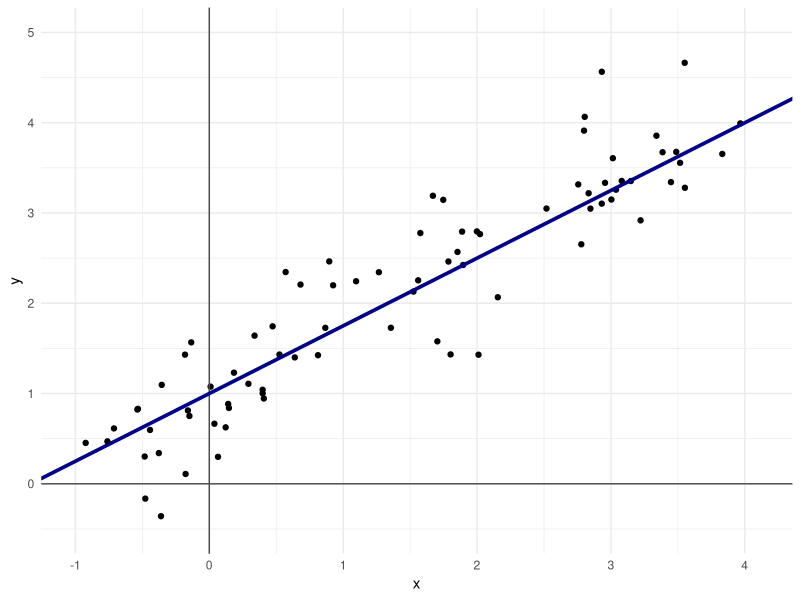
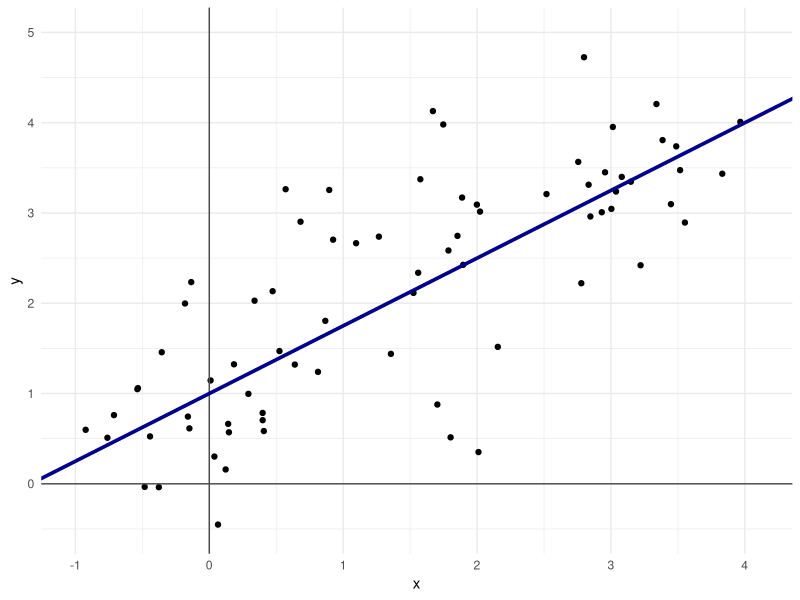
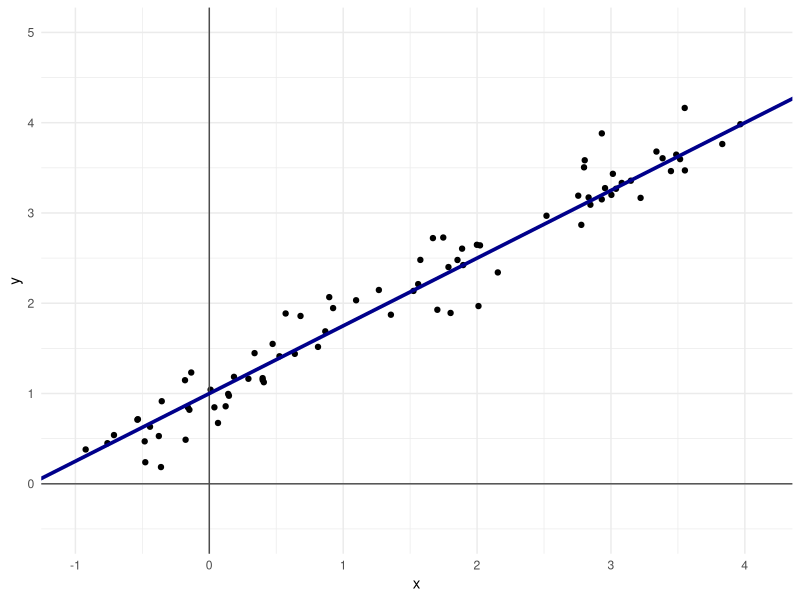
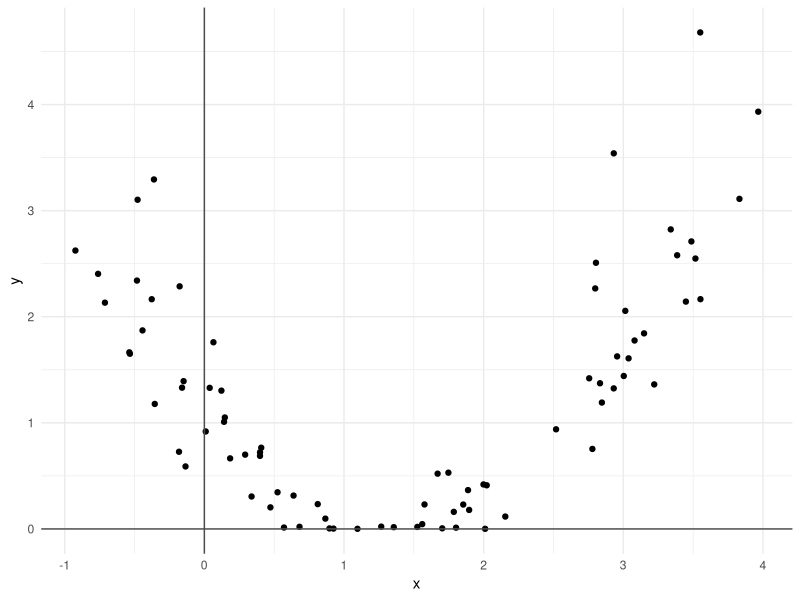
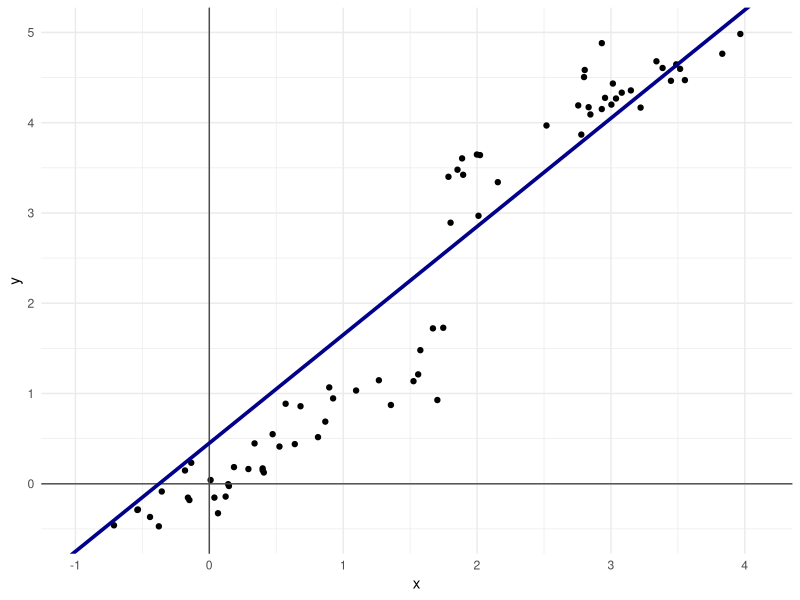
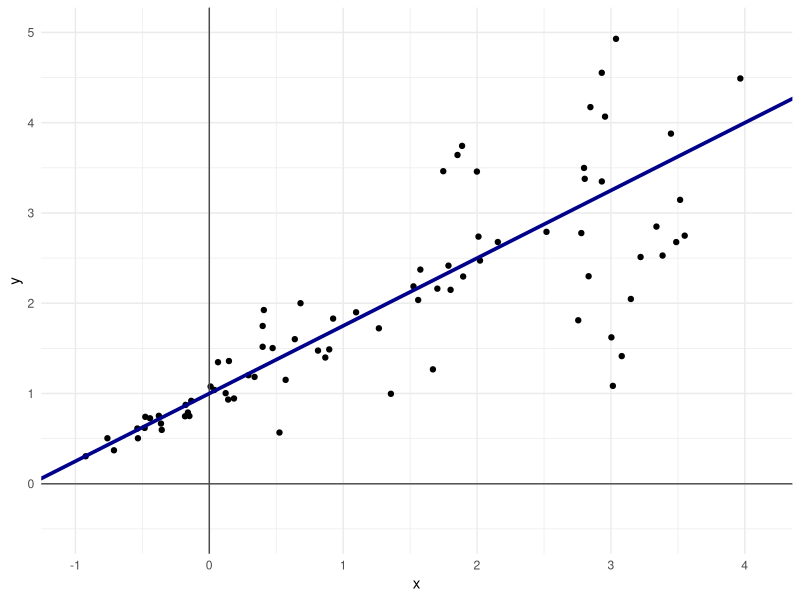
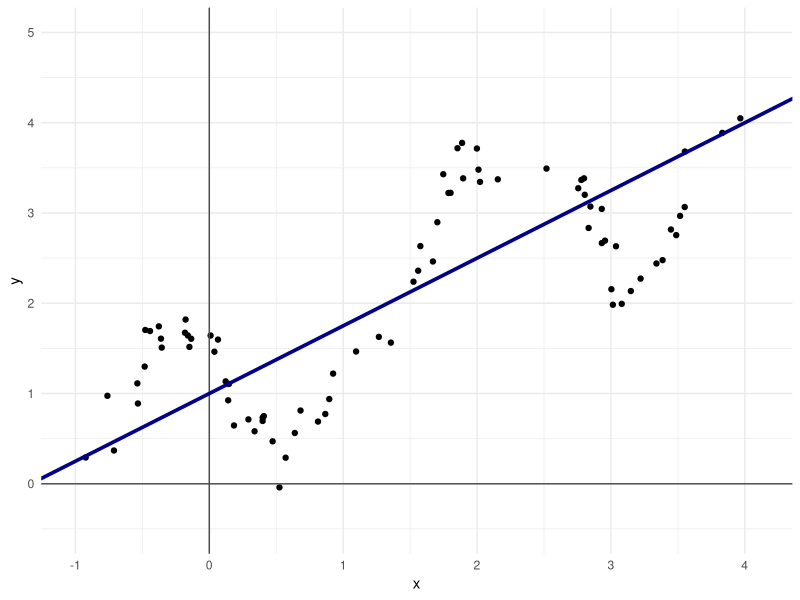
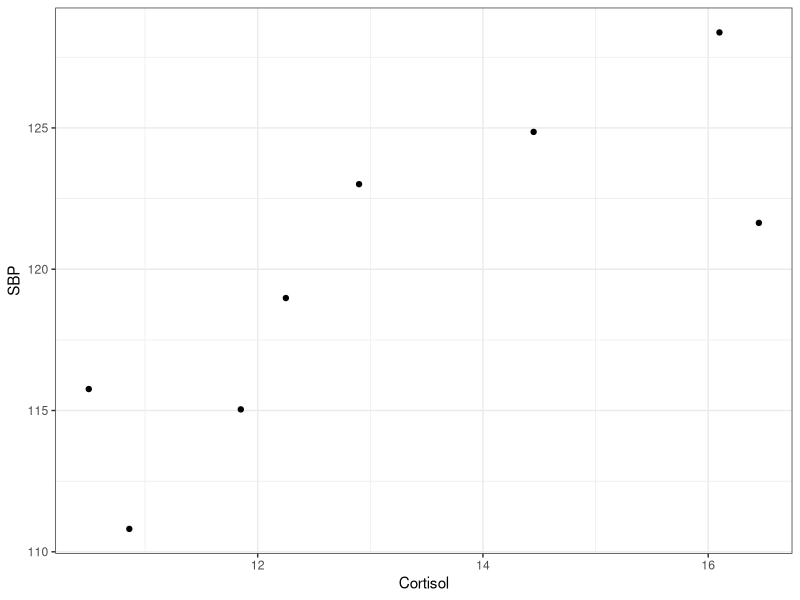

Generate these figures, in order, with R: (Note: this script raises an error after producing the figures.)
############ Prereqs ############
options(stringsAsFactors = FALSE, scipen = 600)
oldPar <- par()
os <- Sys.info()["sysname"]
baseDir <- ifelse(os == "Windows", "C:/Users/ptrainor/gdrive", "~/gdrive")

library(tidyverse)

setwd(paste0(baseDir, "/iTeach/AST_505/myLectures/lecture18_LinearRegression"))

########### Simulated regression lines ###########
set.seed(3)
df1 <- data.frame(x = runif(80, -1, 4))
set.seed(33)
df1$y <- 1 + .75 * df1$x + rnorm(80, 0, 0.5)

png(file = "p1.png", height = 5, width = 7, units = "in", res = 600)
ggplot(df1, aes(x, y)) + geom_point() + geom_vline(xintercept = 0, color = "grey30") + geom_hline(yintercept = 0, color = "grey30") +
  geom_abline(slope = .75, intercept = 1, color = "darkblue", lwd = 1.25) + xlim(-1, 4.1) + ylim(-.5, 5) + theme_minimal()
dev.off()

set.seed(3)
df1 <- data.frame(x = runif(80, -1, 4))
set.seed(33)
df1$y <- 1 + .75 * df1$x + rnorm(80, 0, 1)

png(file = "p2.png", height = 5, width = 7, units = "in", res = 600)
ggplot(df1, aes(x, y)) + geom_point() + geom_vline(xintercept = 0, color = "grey30") + geom_hline(yintercept = 0, color = "grey30") +
  geom_abline(slope = .75, intercept = 1, color = "darkblue", lwd = 1.25) + xlim(-1, 4.1) + ylim(-.5, 5) + theme_minimal()
dev.off()


set.seed(3)
df1 <- data.frame(x = runif(80, -1, 4))
set.seed(33)
df1$y <- 1 + .75 * df1$x + rnorm(80, 0, .25)

png(file = "p3.png", height = 5, width = 7, units = "in", res = 600)
ggplot(df1, aes(x, y)) + geom_point() + geom_vline(xintercept = 0, color = "grey30") + geom_hline(yintercept = 0, color = "grey30") +
  geom_abline(slope = .75, intercept = 1, color = "darkblue", lwd = 1.25) + xlim(-1, 4.1) + ylim(-.5, 5) + theme_minimal()
dev.off()

########### violated assumptions ###########
df0 <- df1

# Non-linear
df1$y <- (df1$y - 2)^2
png(file = "p4.png", height = 5, width = 7, units = "in", res = 600)
ggplot(df1, aes(x, y)) + geom_point() + geom_vline(xintercept = 0, color = "grey30") + geom_hline(yintercept = 0, color = "grey30") +
   theme_minimal()
dev.off()

# Expected value not zero
df1 <- df0
df1$y[df1$x < 1.75] <- df1$y[df1$x < 1.75]- 1
df1$y[df1$x > 1.75]<- df1$y[df1$x > 1.75] + 1
lmIDK <- lm(y ~ x, data = df1)
png(file = "p5.png", height = 5, width = 7, units = "in", res = 600)
ggplot(df1, aes(x, y)) + geom_point() + geom_vline(xintercept = 0, color = "grey30") + geom_hline(yintercept = 0, color = "grey30") +
  geom_abline(slope = 1.2, intercept = 0.45, color = "darkblue", lwd = 1.25) + xlim(-1, 4.1) + ylim(-.5, 5) + theme_minimal()
dev.off()

# Non-constant variance: 
set.seed(3)
df1 <- data.frame(x = runif(80, -1, 4))
df1 <- df1 %>% arrange(x)
df1$vars <- seq(.1, 1.25, length.out = 80)^1.5
df1$err <- NA
set.seed(333)
for(i in 1:nrow(df1)) df1$err[i] <- rnorm(1, 0, df1$vars[i])
df1$y <- 1 + .75 * df1$x + df1$err

png(file = "p6.png", height = 5, width = 7, units = "in", res = 600)
ggplot(df1, aes(x, y)) + geom_point() + geom_vline(xintercept = 0, color = "grey30") + geom_hline(yintercept = 0, color = "grey30") +
  geom_abline(slope = .75, intercept = 1, color = "darkblue", lwd = 1.25) + xlim(-1, 4.1) + ylim(-.5, 5) + theme_minimal()
dev.off()

# Errors not independent: 
set.seed(3)
df1 <- data.frame(x = runif(80, -1, 4))
df1 <- df1 %>% arrange(x)
df1$errMean <- seq(0, 4*pi, length.out = 80)
df1$errMean <- sin(df1$errMean)
df1$err <- NA
set.seed(333)
for(i in 1:nrow(df1)) df1$err[i] <- rnorm(1, df1$errMean[i], .2)
df1$y <- 1 + .75 * df1$x + df1$err

png(file = "p7.png", height = 5, width = 7, units = "in", res = 600)
ggplot(df1, aes(x, y)) + geom_point() + geom_vline(xintercept = 0, color = "grey30") + geom_hline(yintercept = 0, color = "grey30") +
  geom_abline(slope = .75, intercept = 1, color = "darkblue", lwd = 1.25) + xlim(-1, 4.1) + ylim(-.5, 5) + theme_minimal()
dev.off()

########### Small dataset ###########
set.seed(33333)
df1 <- data.frame(Cortisol = runif(8, 10, 17))
set.seed(3333)
df1$SBP <-  + 120 + 2*(df1$Cortisol - mean(df1$Cortisol)) + rnorm(8, 0, 4)
df1$Cortisol <- round(df1$Cortisol, 2)
df1$SBP <- round(df1$SBP, 2)
write.csv(df1, file = "df1.csv", row.names = FALSE)

lm1 <- lm(SBP ~ Cortisol, data = df1)
summary(lm1)

xtable::xtable(df1)

png(file = "p8.png", height = 5, width = 6.5, units = "in", res = 600)
ggplot(df1, aes(x = Cortisol, y = SBP)) + geom_point() + theme_bw()
dev.off()

png(file = "p9.png", height = 5, width = 6.5, units = "in", res = 600)
ggplot(df1, aes(x = Cortisol, y = SBP)) + geom_point() + 
  geom_abline(slope = 2.0875, intercept = 92.3177, color = "darkblue", lwd = 1.25) + labs(x = "Cortisol (x)", y = "SBP (y)") + 
  theme_bw()
dev.off()

png(file = "p9b.png", height = 5, width = 6.5, units = "in", res = 600)
ggplot(df1, aes(x = Cortisol, y = SBP)) + geom_point() + 
  geom_abline(slope = 2.0875, intercept = 92.3177, color = "darkblue", lwd = 1.25) + labs(x = "Cortisol (x)", y = "SBP (y)") + 
  annotate("label", x = 14.5, y = 112.5, label = expression(SBP == 92.3177 + 2.0875 * Cortisol), size = 7) +
  theme_bw()
dev.off()

png(file = "p9Beta0.png", height = 5, width = 6.5, units = "in", res = 600)
ggplot(df1, aes(x = Cortisol, y = SBP)) + geom_point() + 
  geom_abline(slope = 2.0875, intercept = 92.3177, color = "darkblue", lwd = 1.25) + labs(x = "Cortisol (x)", y = "SBP (y)") + 
  xlim(0, 20) + ylim(0, 200) + annotate("label", x = 10, y = 50, label = expression(SBP == 92.3177 + 2.0875 * Cortisol), size = 7) +
  theme_bw()
dev.off()

#### Parameter extimation ####
df1$Cortisol - mean(df1$Cortisol)
df1$SBP - mean(df1$SBP)

(df1$Cortisol - mean(df1$Cortisol)) * (df1$SBP - mean(df1$SBP))
sum((df1$Cortisol - mean(df1$Cortisol)) * (df1$SBP - mean(df1$SBP)))
Sxy <- sum((df1$Cortisol - mean(df1$Cortisol)) * (df1$SBP - mean(df1$SBP)))
(df1$Cortisol - mean(df1$Cortisol))^2
sum((df1$Cortisol - mean(df1$Cortisol))^2)
Sxx <- sum((df1$Cortisol - mean(df1$Cortisol))^2)
Syy <- sum((df1$SBP - mean(df1$SBP))^2)

Sxy / Sxx

# Correlation coefficient:
75.376 / sqrt(36.1084*233.3806)
(233.3806 - 76.034)/(233.3806)

119.81 - (2.0875)*(13.17)

0.8211 * sqrt(6) / sqrt(1-0.6742)
round(0.8211 * sqrt(6) / sqrt(1-0.6742), 3)
cor.test(df1$Cortisol, df1$SBP, alternative = "greater")
summary(lm1)
cor.test(df1$Cortisol, df1$SBP)
cor.test(df1$Cortisol, df1$SBP, conf.level = .9)


.5 * log((1+0.8211)/(1-0.8211))
z1 <- 1.160185 - (1.645)/sqrt(5) 
z2 <- 1.160185 + (1.645)/sqrt(5) 
(exp(2* z1)-1)/(exp(2*z1)+1)
(exp(2* z2)-1)/(exp(2*z2)+1)

# Intercept only model:
lm0 <- update(lm1, . ~ . - Cortisol)
anova(lm1, lm0)

predict(lm1)
round(residuals(lm1), 3)
round(sum(round(residuals(lm1), 3)^2), 3)
round(sum(round(residuals(lm1), 3)^2), 3) / 6
sqrt(round(sum(round(residuals(lm1), 3)^2), 3) / 6)

3.560 * sqrt(1 / 36.1084)
3.560 * 1 / sqrt(36.1084)

2.0875 / 0.5924

2 * pt(2.0875 / 0.5924, 6, lower.tail = FALSE)

2.0875 - qt(.975, 6) * 0.592442
2.0875 + qt(.975, 6) * 0.592442
confint(lm1)

mean(df1$Cortisol)^2
92.3177 - qt(.975, 6) * 3.56 * sqrt((1 / 8) + mean(df1$Cortisol)^2 / Sxx)
92.3177 + qt(.975, 6) * 3.56 * sqrt((1 / 8) + mean(df1$Cortisol)^2 / Sxx)

influence.measures(lm1)

df1b <- rbind(cbind(df1, group = "old"), data.frame(Cortisol = 22, SBP = NA, group = "new"))
set.seed(3333)
df1b$SBP[9] <- 120 + 2*(22 - mean(df1$Cortisol)) + .5 * rnorm(1, 0, 4)
summary(lm1)
lm2 <- update(lm1, data = df1b)
summary(lm2)

png(file = "p10.png", height = 5, width = 7, units = "in", res = 600)
ggplot(df1b, aes(Cortisol, SBP, color = group)) + geom_point() + 
  geom_abline(intercept = 92.3177, slope = 2.0875, color = "darkblue") + 
  geom_abline(intercept = 91.6814, slope = 2.1378, color = "indianred") + 
  labs(x = "Cortisol (x)", y = "SBP (y)")  + theme_bw() + guides(color = FALSE) + ylim(c(102, 145))
dev.off()

set.seed(3333)
df1b$SBP[9] <- 120 + 2*(22 - mean(df1$Cortisol)) + .5 * rnorm(1, 0, 4) - 14
lm2 <- update(lm1, data = df1b)
summary(lm2)

png(file = "p11.png", height = 5, width = 7, units = "in", res = 600)
ggplot(df1b, aes(Cortisol, SBP, color = group)) + geom_point() + 
  geom_abline(intercept = 92.3177, slope = 2.0875, color = "darkblue") + 
  geom_abline(intercept = 104.8771 , slope = 1.0954, color = "indianred") + 
  labs(x = "Cortisol (x)", y = "SBP (y)")  + theme_bw() + guides(color = FALSE)  + ylim(c(102, 145))
dev.off()

set.seed(3333)
df1b$SBP[9] <- 120 + 2*(22 - mean(df1$Cortisol)) + .5 * rnorm(1, 0, 4) - 34
lm2 <- update(lm1, data = df1b)
summary(lm2)

png(file = "p12.png", height = 5, width = 7, units = "in", res = 600)
ggplot(df1b, aes(Cortisol, SBP, color = group)) + geom_point() + 
  geom_abline(intercept = 92.3177, slope = 2.0875, color = "darkblue") + 
  geom_abline(intercept = 123.7280 , slope = -0.3938, color = "indianred") + 
  labs(x = "Cortisol (x)", y = "SBP (y)")  + theme_bw() + guides(color = FALSE)  + ylim(c(102, 145))
dev.off()

anova(lm1)

predict(lm1, newdata = data.frame(Cortisol = 15))

92.3177+2.0875*15

round(qt(.975, 6), 3)
92.3177+2.0875*15 - 2.447 * 3.560 * sqrt(1/8 + (15 - 13.17)^2 / 36.1084)
92.3177+2.0875*15 + 2.447 * 3.560 * sqrt(1/8 + (15 - 13.17)^2 / 36.1084)

predict(lm1, newdata = data.frame(Cortisol = 15), se.fit = TRUE, interval = "confidence")
predict(lm1, newdata = data.frame(Cortisol = 15), interval = "prediction")

png(file = "p9Conf.png", height = 5, width = 6.5, units = "in", res = 600)
ggplot(df1, aes(x = Cortisol, y = SBP)) + geom_point() + 
  geom_abline(slope = 2.0875, intercept = 92.3177, color = "darkblue", lwd = 1.25) + labs(x = "Cortisol (x)", y = "SBP (y)") + 
  geom_errorbar(mapping = aes(x = 15, ymin = 119.5652, ymax = 127.6952), color = "deeppink", lwd = 1.5, width = .5) +
  annotate("point", x = 15, y = 123.6301, color = "cyan", size = 8) + 
  annotate("label", x = 14.5, y = 112.5, label = expression(SBP == 92.3177 + 2.0875 * Cortisol), size = 7) +
  theme_bw()
dev.off()

png(file = "p9Confb.png", height = 5, width = 6.5, units = "in", res = 600)
ggplot(df1, aes(x = Cortisol, y = SBP)) + geom_point() + 
  geom_abline(slope = 2.0875, intercept = 92.3177, color = "darkblue", lwd = 1.25) + labs(x = "Cortisol (x)", y = "SBP (y)") + 
  geom_vline(xintercept = mean(df1$Cortisol), lty = 2, color = "orange") + 
  geom_errorbar(mapping = aes(x = 15, ymin = 119.5652, ymax = 127.6952), color = "deeppink", lwd = 1.5, width = .5) +
  annotate("point", x = 15, y = 123.6301, color = "cyan") + 
  xlim(0, 20) + ylim(0, 200) +
  theme_bw()
dev.off()

predict(lm1, newdata = data.frame(Cortisol = 2), se.fit = TRUE, interval = "confidence")
png(file = "p9Confc.png", height = 5, width = 6.5, units = "in", res = 600)
ggplot(df1, aes(x = Cortisol, y = SBP)) + geom_point() + 
  geom_abline(slope = 2.0875, intercept = 92.3177, color = "darkblue", lwd = 1.25) + labs(x = "Cortisol (x)", y = "SBP (y)") + 
  geom_vline(xintercept = mean(df1$Cortisol), lty = 2, color = "orange") + 
  geom_errorbar(mapping = aes(x = 2, ymin = 80.01065, ymax = 112.9748), color = "deeppink", lwd = 1.5, width = .5) +
  annotate("point", x = 2, y = 96.49271, color = "cyan") + 
  xlim(0, 20) + ylim(0, 200) +
  theme_bw()
dev.off()

# Prediction interval:
92.3177+2.0875*15 - 2.447 * 3.560 * sqrt(1 + 1/8 + (15 - 13.17)^2 / 36.1084)
92.3177+2.0875*15 + 2.447 * 3.560 * sqrt(1 + 1/8 + (15 - 13.17)^2 / 36.1084)
predict(lm1, newdata = data.frame(Cortisol = 15), interval = "prediction")

########### Bad residuals ###########
set.seed(9)
df2 <- data.frame(x = runif(50, 0, 10))
set.seed(9+3)
df2$y <- - df2$x + rnorm(50, 0, 1) 
lm2 <- lm(y ~ x, data = df2)

png(file = "p10.png", height = 5, width = 6.5, units = "in", res = 600)
ggplot(df2, aes(x = x, y = y)) + geom_point() + geom_abline(slope = coef(lm2)[2], intercept = coef(lm2)[1], color = "darkblue", lwd = 1.25) + 
  theme_bw()
dev.off()
df2$Predicted <- predict(lm2)
df2$Residuals <- lm2$residuals
png(file = "p11.png", height = 5, width = 6.5, units = "in", res = 600)
ggplot(df2, aes(x = Predicted, y = Residuals)) + geom_point() + 
  geom_hline(yintercept = 0, color = "darkred", lwd = 1.25) + 
  theme_bw()
dev.off()

set.seed(9+3)
df2$y <- (df2$x - 4) ^ 2 + rnorm(50, 0, 1) 
lm2 <- lm(y ~ x, data = df2)

png(file = "p10a.png", height = 5, width = 6.5, units = "in", res = 600)
ggplot(df2, aes(x = x, y = y)) + geom_point() + geom_abline(slope = coef(lm2)[2], intercept = coef(lm2)[1], color = "darkblue", lwd = 1.25) + 
  theme_bw()
dev.off()
df2$Predicted <- predict(lm2)
df2$Residuals <- lm2$residuals
png(file = "p11a.png", height = 5, width = 6.5, units = "in", res = 600)
ggplot(df2, aes(x = Predicted, y = Residuals)) + geom_point() + 
  geom_hline(yintercept = 0, color = "darkred", lwd = 1.25) + 
  theme_bw()
dev.off()

set.seed(9+3233)
df2$e <- rnorm(50, 0, .2)
df2$y <- df2$x + df2$e * (df2$x) ^ 1.5
lm2 <- lm(y ~ x, data = df2)

png(file = "p10b.png", height = 5, width = 6.5, units = "in", res = 600)
ggplot(df2, aes(x = x, y = y)) + geom_point() + geom_abline(slope = coef(lm2)[2], intercept = coef(lm2)[1], color = "darkblue", lwd = 1.25) + 
  theme_bw()
dev.off()
df2$Predicted <- predict(lm2)
df2$Residuals <- lm2$residuals
png(file = "p11b.png", height = 5, width = 6.5, units = "in", res = 600)
ggplot(df2, aes(x = Predicted, y = Residuals)) + geom_point() + 
  geom_hline(yintercept = 0, color = "darkred", lwd = 1.25) + 
  theme_bw()
dev.off()

########### Heterogenous variance example ###########
set.seed(5)
df3 <- data.frame(SquareFt = round(rbeta(70, 2, 5) * 8000))
df3 <- df3 %>% filter(SquareFt > 700)
set.seed(5 + 33)
df3$e <- rnorm(67, 1, 1)
df3$Price <- 100 * df3$SquareFt + df3$e * (df3$SquareFt) ^ 1.5

png(filename = "p12.png", height = 5, width = 6, units = "in", res = 600)
ggplot(df3, aes(x = SquareFt, y = Price)) + geom_point() + ylim(0, 1200000) + theme_bw()
dev.off()

lm3 <- lm(Price ~ SquareFt, data = df3)
summary(lm3)

png(filename = "p13.png", height = 5, width = 6, units = "in", res = 600)
ggplot(df3, aes(x = SquareFt, y = Price)) + geom_point() + ylim(0, 1200000) +
  geom_abline(intercept = coef(lm3)[1], slope = coef(lm3)[2], color = "darkblue", lwd = 1.25) + theme_bw()
dev.off()

df3$Residuals <- lm3$residuals
df3$Fitted <- lm3$fitted.values

png(filename = "p14.png", height = 5, width = 6, units = "in", res = 600)
ggplot(df3, aes(x = Fitted, y = Residuals)) + geom_point() + 
  geom_hline(yintercept = 0, color = "darkred", lwd = 1.25, lty = 2) + theme_bw()
dev.off()

########### Non-linear correlation example ###########
set.seed(999)
df4 <- data.frame(x = seq(-2, 2, .01), y = (seq(-2, 2, .01) + rnorm(nrow(df4), mean = 0, sd = .25))**2)
df4$y <- df4$y 

png(filename = "noCorr.png", height = 4, width = 5, units = "in", res = 600)
ggplot(df4, aes(x, y)) + geom_point() + geom_abline(intercept = 1.42118, slope = -0.04726, lwd = 1.25, color = "darkblue") + 
  theme_bw()
dev.off()

lm4 <- lm(y ~ x, data = df4)
summary(lm4)
sqrt(0.001616)
cor.test(df4$x, df4$y)


########### Non-linear correlation example2 ###########
df4 <- data.frame(x = c(seq(0.01, 1, .01), seq(1.01, 3, .05)), y = log(c(seq(0.01, 1, .01), seq(1.01, 3, .05))))
set.seed(99)
df4$err <- rnorm(140, mean = 0, sd = .25) * df4$x
df4$y <- df4$y + df4$err

png(filename = "noCorr2.png", height = 4, width = 5, units = "in", res = 600)
ggplot(df4, aes(x, y)) + geom_point(size = .9) + 
  geom_abline(intercept = -1.61726, slope = 1.17516, lwd = 1.25, color = "darkblue") + 
  theme_bw()
dev.off()

lm4 <- lm(y ~ x, data = df4)
summary(lm4)
cor.test(df4$x, df4$y)
cor.test(df4$x, df4$y, method = "spearman")

########### Statistical vs. practical significance ###########
set.seed(123)
m5 <- as.data.frame(MASS::mvrnorm(n = 2000, mu = c(10, 15), Sigma = matrix(c(1, .05, .05, 1), nrow = 2, byrow = TRUE)))

png(filename = "noCorr3.png", height = 4, width = 5, units = "in", res = 600)
ggplot(m5, aes(x = V1, y = V2)) + geom_point(size = .75) + theme_bw() + 
  labs(x = "Gene 1 Normalized Expression", y = "Gene 2 Normalized Expression")
dev.off()

cor.test(m5$V1, m5$V2)

0.06548 * sqrt(1998)/sqrt(1-(0.06548)^2)
2*pt(2.933, df = 1998, lower.tail = FALSE)

0.06548 ** 2

lm5 <- lm(V2 ~ V1, data = m5)
lm5_0 <- update(lm5, . ~ . - V1)
summary(lm5_0)
png(filename = "noCorr4.png", height = 4, width = 5, units = "in", res = 600)
ggplot(m5, aes(x = V1, y = V2)) + geom_point(size = .75) + theme_bw() + 
  geom_abline(intercept = 14.36278, slope = 0.06463, lwd = 1.25, color = "darkblue") +
  labs(x = "Gene 1 Normalized Expression", y = "Gene 2 Normalized Expression")
dev.off()

########### Spearman example ###########
# 
df6 <- data.frame(Concentration = seq(1, 16, 1))
set.seed(34)
df6$Rate <- 1 / (1 + exp(-df6$Concentration + 7 + rnorm(16, 0, .75)))
df6 <- df6[1:14,]

png(filename = "noCorr5.png", height = 4, width = 5, units = "in", res = 600)
ggplot(df6, aes(x = Concentration, y = Rate)) + geom_point() + theme_bw()
dev.off()

lm6 <- lm(Rate ~ Concentration, df6)
summary(lm6)

cor.test(df6$Concentration, df6$Rate)
cor.test(df6$Concentration, df6$Rate, method = "spearman")

xtable::xtable(df6)

df6$xRanks <- 1:nrow(df6)
df6$yRanks <- rank(df6$Rate)

sum((df6$xRanks - mean(df6$xRanks))^2)
sum((df6$yRanks - mean(df6$yRanks))^2)
225.5 / 227.5

sum((df6$xRanks - mean(df6$xRanks)) * (df6$yRanks - mean(df6$yRanks)))
